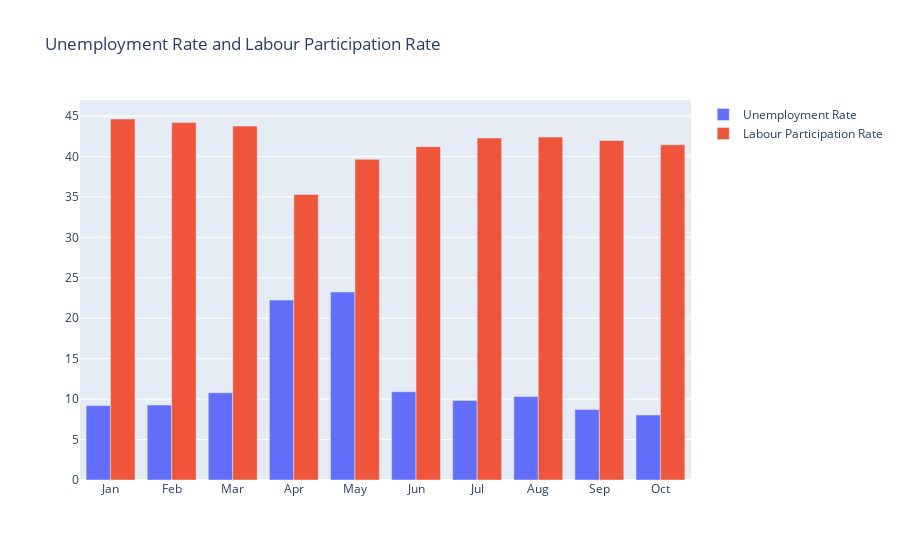

The cell this chart's notebook holds for it:
### Code cell
month = IND.month
unemployment_rate = IND["estimated unemployment rate"]
labour_participation_rate = IND["estimated labour participation rate"]
fig = go.Figure()
fig.add_trace(go.Bar(x=month, y=unemployment_rate, name="Unemployment Rate"))
fig.add_trace(go.Bar(x=month, y=labour_participation_rate, name="Labour Participation Rate"))
fig.update_layout(title="Unemployment Rate and Labour Participation Rate",
                  xaxis={"categoryorder":"array", "categoryarray":["Jan","Feb","Mar","Apr","May","Jun","Jul","Aug","Sep","Oct"]})
fig.show()

### Figure 1 — Plotly figure (JSON) as saved in the notebook; plotly's stock layout.template omitted (floating-point values rounded to 4 significant figures)
{"data": [{"name": "Unemployment Rate", "type": "bar", "x": ["Apr", "Aug", "Feb", "Jan", "Jul", "Jun", "Mar", "May", "Oct", "Sep"], "y": [22.24, 10.31, 9.266, 9.197, 9.834, 10.91, 10.78, 23.24, 8.026, 8.706]}, {"name": "Labour Participation Rate", "type": "bar", "x": ["Apr", "Aug", "Feb", "Jan", "Jul", "Jun", "Mar", "May", "Oct", "Sep"], "y": [35.3, 42.39, 44.18, 44.63, 42.27, 41.2, 43.75, 39.65, 41.44, 41.97]}], "layout": {"title": {"text": "Unemployment Rate and Labour Participation Rate"}, "xaxis": {"categoryarray": ["Jan", "Feb", "Mar", "Apr", "May", "Jun", "Jul", "Aug", "Sep", "Oct"], "categoryorder": "array"}}}
